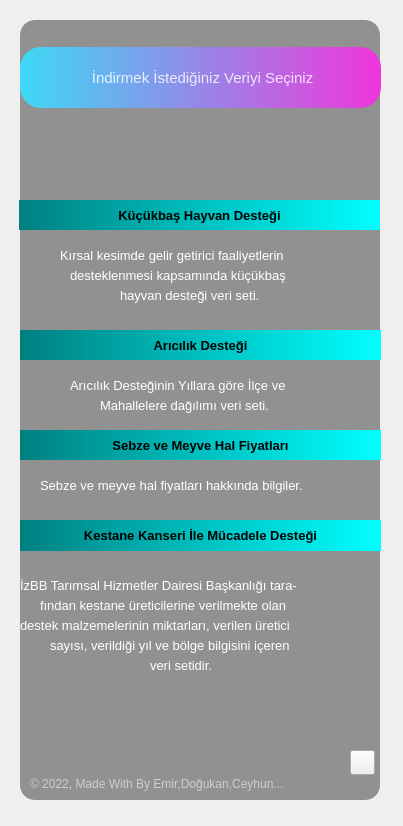
<?xml version="1.0" encoding="UTF-8"?>
<ui version="4.0">
 <class>Form</class>
 <widget class="QWidget" name="Form">
  <property name="geometry">
   <rect>
    <x>0</x>
    <y>0</y>
    <width>403</width>
    <height>826</height>
   </rect>
  </property>
  <property name="windowTitle">
   <string>Form</string>
  </property>
  <property name="styleSheet">
   <string notr="true"/>
  </property>
  <widget class="QLabel" name="label_2">
   <property name="geometry">
    <rect>
     <x>-20</x>
     <y>-10</y>
     <width>450</width>
     <height>867</height>
    </rect>
   </property>
   <property name="styleSheet">
    <string notr="true">border-radius:20px;
border-image: url(:/images/Images/background.png);</string>
   </property>
   <property name="text">
    <string/>
   </property>
  </widget>
  <widget class="QLabel" name="label_6">
   <property name="geometry">
    <rect>
     <x>20</x>
     <y>20</y>
     <width>360</width>
     <height>780</height>
    </rect>
   </property>
   <property name="maximumSize">
    <size>
     <width>1000</width>
     <height>1000</height>
    </size>
   </property>
   <property name="styleSheet">
    <string notr="true">background-color:rgba(0, 0, 0, 100);
border-radius:15px;</string>
   </property>
   <property name="text">
    <string/>
   </property>
  </widget>
  <widget class="QWidget" name="widget" native="true">
   <property name="geometry">
    <rect>
     <x>-20</x>
     <y>-30</y>
     <width>450</width>
     <height>900</height>
    </rect>
   </property>
   <property name="maximumSize">
    <size>
     <width>1000</width>
     <height>1000</height>
    </size>
   </property>
   <property name="styleSheet">
    <string notr="true">QPushButton#pushButton{	
	background-color: qlineargradient(spread:pad, x1:0, y1:0.505682, x2:1, y2:0.477, stop:0 rgba(20, 47, 78, 219), stop:1 rgba(85, 98, 112, 226));
	color:rgba(255, 255, 255, 210);
	border-radius:5px;
}
QPushButton#pushButton:hover{	
	background-color: qlineargradient(spread:pad, x1:0, y1:0.505682, x2:1, y2:0.477, stop:0 rgba(40, 67, 98, 219), stop:1 rgba(105, 118, 132, 226));
}
QPushButton#pushButton:pressed{	
	padding-left:5px;
	padding-top:5px;
	background-color:rgba(105, 118, 132, 200);
}

QPushButton#pushButton_2, #pushButton_3, #pushButton_4, #pushButton_5{	
	background-color: rgba(0, 0, 0, 0);
	color:rgba(85, 98, 112, 255);
}
QPushButton#pushButton_2:hover, #pushButton_3:hover, #pushButton_4:hover, #pushButton_5:hover{	
	color:rgba(155, 168, 182, 220);
}
QPushButton#pushButton_2:pressed, #pushButton_3:pressed, #pushButton_4:pressed, #pushButton_5:pressed{	
	padding-left:5px;
	padding-top:5px;
	color:rgba(115, 128, 142, 255);
}</string>
   </property>
   <widget class="QLabel" name="label_5">
    <property name="geometry">
     <rect>
      <x>50</x>
      <y>794</y>
      <width>291</width>
      <height>41</height>
     </rect>
    </property>
    <property name="font">
     <font>
      <family>Arial</family>
     </font>
    </property>
    <property name="styleSheet">
     <string notr="true">color:rgba(255, 255, 255, 140);</string>
    </property>
    <property name="text">
     <string>&lt;html&gt;&lt;head/&gt;&lt;body&gt;&lt;p&gt;© 2022, Made With By Emir,Doğukan,Ceyhun...&lt;/p&gt;&lt;/body&gt;&lt;/html&gt;</string>
    </property>
   </widget>
   <widget class="QLabel" name="label_3">
    <property name="geometry">
     <rect>
      <x>80</x>
      <y>270</y>
      <width>360</width>
      <height>30</height>
     </rect>
    </property>
    <property name="font">
     <font>
      <family>Arial</family>
      <pointsize>10</pointsize>
      <strikeout>false</strikeout>
      <kerning>true</kerning>
     </font>
    </property>
    <property name="styleSheet">
     <string notr="true">color:rgb(255,255,255)</string>
    </property>
    <property name="text">
     <string>Kırsal kesimde gelir getirici faaliyetlerin</string>
    </property>
   </widget>
   <widget class="QLabel" name="label_7">
    <property name="geometry">
     <rect>
      <x>90</x>
      <y>400</y>
      <width>360</width>
      <height>30</height>
     </rect>
    </property>
    <property name="font">
     <font>
      <family>Arial</family>
      <pointsize>10</pointsize>
     </font>
    </property>
    <property name="styleSheet">
     <string notr="true">color:rgb(255,255,255)</string>
    </property>
    <property name="text">
     <string>Arıcılık Desteğinin Yıllara göre İlçe ve</string>
    </property>
   </widget>
   <widget class="QPushButton" name="pushButton_2">
    <property name="geometry">
     <rect>
      <x>39</x>
      <y>230</y>
      <width>361</width>
      <height>30</height>
     </rect>
    </property>
    <property name="font">
     <font>
      <family>Microsoft YaHei UI</family>
      <pointsize>10</pointsize>
      <weight>75</weight>
      <italic>false</italic>
      <bold>true</bold>
     </font>
    </property>
    <property name="styleSheet">
     <string notr="true">font: 75 10pt &quot;Microsoft YaHei UI&quot;;
font-weight: bold;
color: darkgold;
background-color: qlineargradient(spread:pad, x1:0, y1:0, x2:1, y2:0, stop:0 rgb(0,128,128), stop:1 rgb(0, 255, 255));
border-style: solid;
border-radius:21px;</string>
    </property>
    <property name="text">
     <string>Küçükbaş Hayvan Desteği</string>
    </property>
   </widget>
   <widget class="QPushButton" name="pushButton_3">
    <property name="geometry">
     <rect>
      <x>40</x>
      <y>360</y>
      <width>361</width>
      <height>30</height>
     </rect>
    </property>
    <property name="font">
     <font>
      <family>Microsoft YaHei UI</family>
      <pointsize>10</pointsize>
      <weight>75</weight>
      <italic>false</italic>
      <bold>true</bold>
     </font>
    </property>
    <property name="styleSheet">
     <string notr="true">font: 75 10pt &quot;Microsoft YaHei UI&quot;;
font-weight: bold;
color: darkgold;
background-color: qlineargradient(spread:pad, x1:0, y1:0, x2:1, y2:0, stop:0 rgb(0,128,128), stop:1 rgb(0, 255, 255));
border-style: solid;
border-radius:21px;</string>
    </property>
    <property name="text">
     <string>Arıcılık Desteği</string>
    </property>
   </widget>
   <widget class="QPushButton" name="pushButton_4">
    <property name="geometry">
     <rect>
      <x>40</x>
      <y>460</y>
      <width>361</width>
      <height>30</height>
     </rect>
    </property>
    <property name="font">
     <font>
      <family>Microsoft YaHei UI</family>
      <pointsize>10</pointsize>
      <weight>75</weight>
      <italic>false</italic>
      <bold>true</bold>
     </font>
    </property>
    <property name="styleSheet">
     <string notr="true">font: 75 10pt &quot;Microsoft YaHei UI&quot;;
font-weight: bold;
color: darkgold;
background-color: qlineargradient(spread:pad, x1:0, y1:0, x2:1, y2:0, stop:0 rgb(0,128,128), stop:1 rgb(0, 255, 255));
border-style: solid;
border-radius:21px;</string>
    </property>
    <property name="text">
     <string>Sebze ve Meyve Hal Fiyatları</string>
    </property>
   </widget>
   <widget class="QLabel" name="label_8">
    <property name="geometry">
     <rect>
      <x>60</x>
      <y>500</y>
      <width>360</width>
      <height>30</height>
     </rect>
    </property>
    <property name="font">
     <font>
      <family>Arial</family>
      <pointsize>10</pointsize>
     </font>
    </property>
    <property name="styleSheet">
     <string notr="true">color:rgb(255,255,255)</string>
    </property>
    <property name="text">
     <string>Sebze ve meyve hal fiyatları hakkında bilgiler.</string>
    </property>
   </widget>
   <widget class="QPushButton" name="pushButton_5">
    <property name="geometry">
     <rect>
      <x>40</x>
      <y>550</y>
      <width>361</width>
      <height>31</height>
     </rect>
    </property>
    <property name="font">
     <font>
      <family>Microsoft YaHei UI</family>
      <pointsize>10</pointsize>
      <weight>75</weight>
      <italic>false</italic>
      <bold>true</bold>
     </font>
    </property>
    <property name="styleSheet">
     <string notr="true">font: 75 10pt &quot;Microsoft YaHei UI&quot;;
font-weight: bold;
color: darkgold;
background-color: qlineargradient(spread:pad, x1:0, y1:0, x2:1, y2:0, stop:0 rgb(0,128,128), stop:1 rgb(0, 255, 255));
border-style: solid;
border-radius:21px;</string>
    </property>
    <property name="text">
     <string>Kestane Kanseri İle Mücadele Desteği</string>
    </property>
   </widget>
   <widget class="QLabel" name="label_11">
    <property name="geometry">
     <rect>
      <x>40</x>
      <y>600</y>
      <width>360</width>
      <height>30</height>
     </rect>
    </property>
    <property name="font">
     <font>
      <family>Arial</family>
      <pointsize>10</pointsize>
     </font>
    </property>
    <property name="styleSheet">
     <string notr="true">color:rgb(255,255,255)</string>
    </property>
    <property name="text">
     <string>İzBB Tarımsal Hizmetler Dairesi Başkanlığı tara-</string>
    </property>
   </widget>
   <widget class="QPushButton" name="pushButton">
    <property name="geometry">
     <rect>
      <x>40</x>
      <y>77</y>
      <width>361</width>
      <height>61</height>
     </rect>
    </property>
    <property name="font">
     <font>
      <pointsize>11</pointsize>
     </font>
    </property>
    <property name="styleSheet">
     <string notr="true">background-color: qlineargradient(spread:pad, x1:0, y1:0, x2:1, y2:0, stop:0 rgb(61, 217, 245), stop:1 rgb(240, 53, 218));border-radius:21px;
</string>
    </property>
    <property name="text">
     <string> İndirmek İstediğiniz Veriyi Seçiniz</string>
    </property>
   </widget>
   <widget class="QPushButton" name="btn_geri">
    <property name="geometry">
     <rect>
      <x>370</x>
      <y>780</y>
      <width>25</width>
      <height>25</height>
     </rect>
    </property>
    <property name="font">
     <font>
      <pointsize>11</pointsize>
      <weight>50</weight>
      <bold>false</bold>
      <underline>false</underline>
     </font>
    </property>
    <property name="cursor">
     <cursorShape>WaitCursor</cursorShape>
    </property>
    <property name="styleSheet">
     <string notr="true">color:rgb(0,0,0)
</string>
    </property>
    <property name="text">
     <string/>
    </property>
    <property name="icon">
     <iconset>
      <normaloff>Images/geri.png</normaloff>Images/geri.png</iconset>
    </property>
   </widget>
   <widget class="QLabel" name="label_12">
    <property name="geometry">
     <rect>
      <x>120</x>
      <y>420</y>
      <width>360</width>
      <height>30</height>
     </rect>
    </property>
    <property name="font">
     <font>
      <family>Arial</family>
      <pointsize>10</pointsize>
     </font>
    </property>
    <property name="styleSheet">
     <string notr="true">color:rgb(255,255,255)</string>
    </property>
    <property name="text">
     <string>Mahallelere dağılımı veri seti.</string>
    </property>
   </widget>
   <widget class="QLabel" name="label_14">
    <property name="geometry">
     <rect>
      <x>90</x>
      <y>290</y>
      <width>360</width>
      <height>30</height>
     </rect>
    </property>
    <property name="font">
     <font>
      <family>Arial</family>
      <pointsize>10</pointsize>
     </font>
    </property>
    <property name="styleSheet">
     <string notr="true">color:rgb(255,255,255)</string>
    </property>
    <property name="text">
     <string>desteklenmesi kapsamında küçükbaş </string>
    </property>
   </widget>
   <widget class="QLabel" name="label_9">
    <property name="geometry">
     <rect>
      <x>140</x>
      <y>310</y>
      <width>360</width>
      <height>30</height>
     </rect>
    </property>
    <property name="font">
     <font>
      <family>Arial</family>
      <pointsize>10</pointsize>
     </font>
    </property>
    <property name="styleSheet">
     <string notr="true">color:rgb(255,255,255)</string>
    </property>
    <property name="text">
     <string>hayvan desteği veri seti.</string>
    </property>
   </widget>
   <widget class="QLabel" name="label_13">
    <property name="geometry">
     <rect>
      <x>60</x>
      <y>620</y>
      <width>360</width>
      <height>30</height>
     </rect>
    </property>
    <property name="font">
     <font>
      <family>Arial</family>
      <pointsize>10</pointsize>
     </font>
    </property>
    <property name="styleSheet">
     <string notr="true">color:rgb(255,255,255)</string>
    </property>
    <property name="text">
     <string>fından kestane üreticilerine verilmekte olan</string>
    </property>
   </widget>
   <widget class="QLabel" name="label_15">
    <property name="geometry">
     <rect>
      <x>40</x>
      <y>640</y>
      <width>360</width>
      <height>30</height>
     </rect>
    </property>
    <property name="font">
     <font>
      <family>Arial</family>
      <pointsize>10</pointsize>
     </font>
    </property>
    <property name="styleSheet">
     <string notr="true">color:rgb(255,255,255)</string>
    </property>
    <property name="text">
     <string>destek malzemelerinin miktarları, verilen üretici</string>
    </property>
   </widget>
   <widget class="QLabel" name="label_16">
    <property name="geometry">
     <rect>
      <x>70</x>
      <y>660</y>
      <width>360</width>
      <height>30</height>
     </rect>
    </property>
    <property name="font">
     <font>
      <family>Arial</family>
      <pointsize>10</pointsize>
     </font>
    </property>
    <property name="styleSheet">
     <string notr="true">color:rgb(255,255,255)</string>
    </property>
    <property name="text">
     <string>sayısı, verildiği yıl ve bölge bilgisini içeren</string>
    </property>
   </widget>
   <widget class="QLabel" name="label_17">
    <property name="geometry">
     <rect>
      <x>170</x>
      <y>680</y>
      <width>360</width>
      <height>30</height>
     </rect>
    </property>
    <property name="font">
     <font>
      <family>Arial</family>
      <pointsize>10</pointsize>
     </font>
    </property>
    <property name="styleSheet">
     <string notr="true">color:rgb(255,255,255)</string>
    </property>
    <property name="text">
     <string>veri setidir.</string>
    </property>
   </widget>
  </widget>
 </widget>
 <resources>
  <include location="res.qrc"/>
 </resources>
 <connections/>
</ui>
